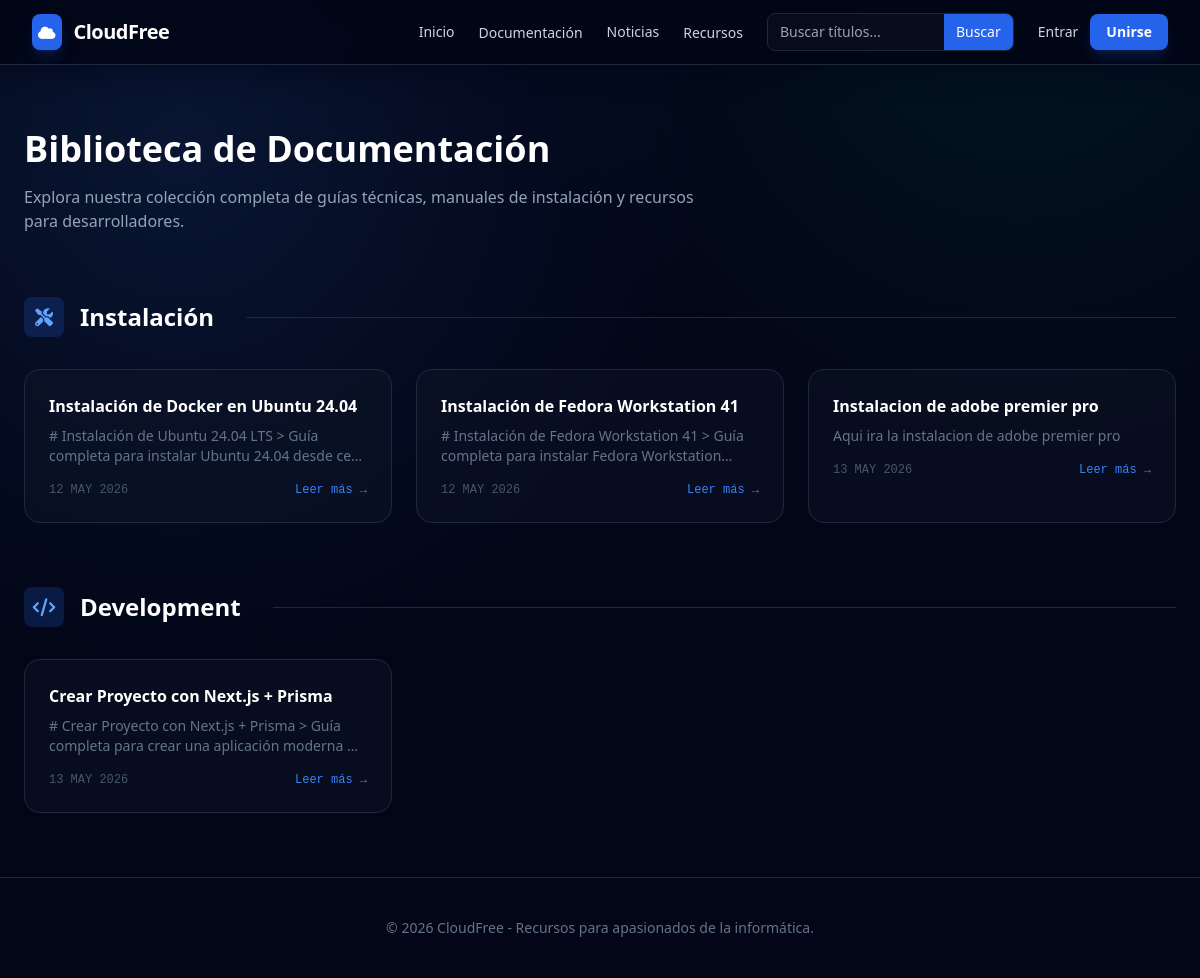
Screenshot of /manuales/ with the database file from the repository.
### docs/models.py (models this page shows, shortened)
class Category(models.Model):
  name= models.CharField(max_length=100)
  ico= models.CharField(max_length=50, help_text="Icon CSS Class")

class Manual(models.Model):
  title = models.CharField(max_length=200)
  slug = models.SlugField(unique=True)
  content=models.TextField()
  Category =models.ForeignKey(Category, on_delete=models.CASCADE)
  created_at=models.DateTimeField(auto_now_add=True)
  updated_at=models.DateTimeField(auto_now=True)

### docs/views.py (the view)
# urls.py: path('manuales/', views.all_manuals, name='all_manuals'),
def all_manuals(request):
    categories = Category.objects.all().prefetch_related('manual_set')
    return render(request, 'docs/all_manuals.html', {
        'categories': categories,
    })

### docs/templates/docs/all_manuals.html (shortened to what this page needs)
{% extends "base.html" %}
{% block content %}
<div class="max-w-7xl mx-auto px-6 py-16">
    <header class="mb-16">
        <h1 class="text-4xl font-extrabold text-white mb-4">Biblioteca de Documentación</h1>
        <p class="text-slate-400 max-w-2xl">
            Explora nuestra colección completa de guías técnicas, manuales de instalación y recursos para desarrolladores.
        </p>
    </header>
    <div class="space-y-16">
        {% for category in categories %}
        <section>
            <div class="flex items-center gap-4 mb-8">
                <div class="w-10 h-10 bg-blue-600/20 rounded-lg flex items-center justify-center text-blue-400">
                    <i class="{{ category.ico|default:'fas fa-folder' }} text-lg"></i>
                </div>
                <h2 class="text-2xl font-bold text-white">{{ category.name }}</h2>
                <div class="h-px flex-1 bg-slate-800 ml-4"></div>
            </div>
            <div class="grid grid-cols-1 md:grid-cols-2 lg:grid-cols-3 gap-6">
                {% for manual in category.manual_set.all %}
                <a href="{% url 'manual_detail' manual.slug %}" class="group bg-slate-900/40 border border-slate-800 p-6 rounded-2xl hover:border-blue-500/50 transition-all duration-300">
                    <h3 class="text-white font-bold mb-2 group-hover:text-blue-400 transition-colors">
                        {{ manual.title }}
                    </h3>
                    <p class="text-sm text-slate-500 mb-4 line-clamp-2">
                        {{ manual.content|truncatewords:15 }}
                    </p>
                    <div class="flex items-center justify-between text-xs font-mono">
                        <span class="text-slate-600 uppercase">{{ manual.updated_at|date:"d M Y" }}</span>
                        <span class="text-blue-500 group-hover:translate-x-1 transition-transform">Leer más →</span>
                    </div>
                </a>
                {% endfor %}
            </div>
        </section>
        {% empty %}
        <div class="text-center py-20 bg-slate-900/20 rounded-3xl border border-dashed border-slate-800">
            <i class="fas fa-ghost text-4xl text-slate-700 mb-4"></i>
            <p class="text-slate-500">Aún no hay manuales cargados en la biblioteca.</p>
        </div>
        {% endfor %}
    </div>
</div>
{% endblock %}

### templates/base.html (style rules this page uses)
:root { --ease-smooth: cubic-bezier(.22, 1, .36, 1); }
body { background-image: radial-gradient(circle at 15% 15%, rgba(59, 130, 246, 0.12), transparent 40%), radial-gradient(circle at 85% 0%, rgba(16, 185, 129, 0.08), transparent 35%); }

### rows the page displays
Category: name "Instalación"
Manual: title "Instalación de Docker en Ubuntu 24.04", content "# Instalación de Ubuntu 24.04 LTS > Guía completa para instalar Ubuntu 24.04 desde…", updated_at "12 MAY 2026"
Manual: title "Instalación de Fedora Workstation 41", content "# Instalación de Fedora Workstation 41 > Guía completa para instalar Fedora…", updated_at "12 MAY 2026"
Manual: title "Instalacion de adobe premier pro", content "Aqui ira la instalacion de adobe premier pro", updated_at "13 MAY 2026"
Category: name "Development"
Manual: title "Crear Proyecto con Next.js + Prisma", content "# Crear Proyecto con Next.js + Prisma > Guía completa para crear una aplicación moderna …", updated_at "13 MAY 2026"
